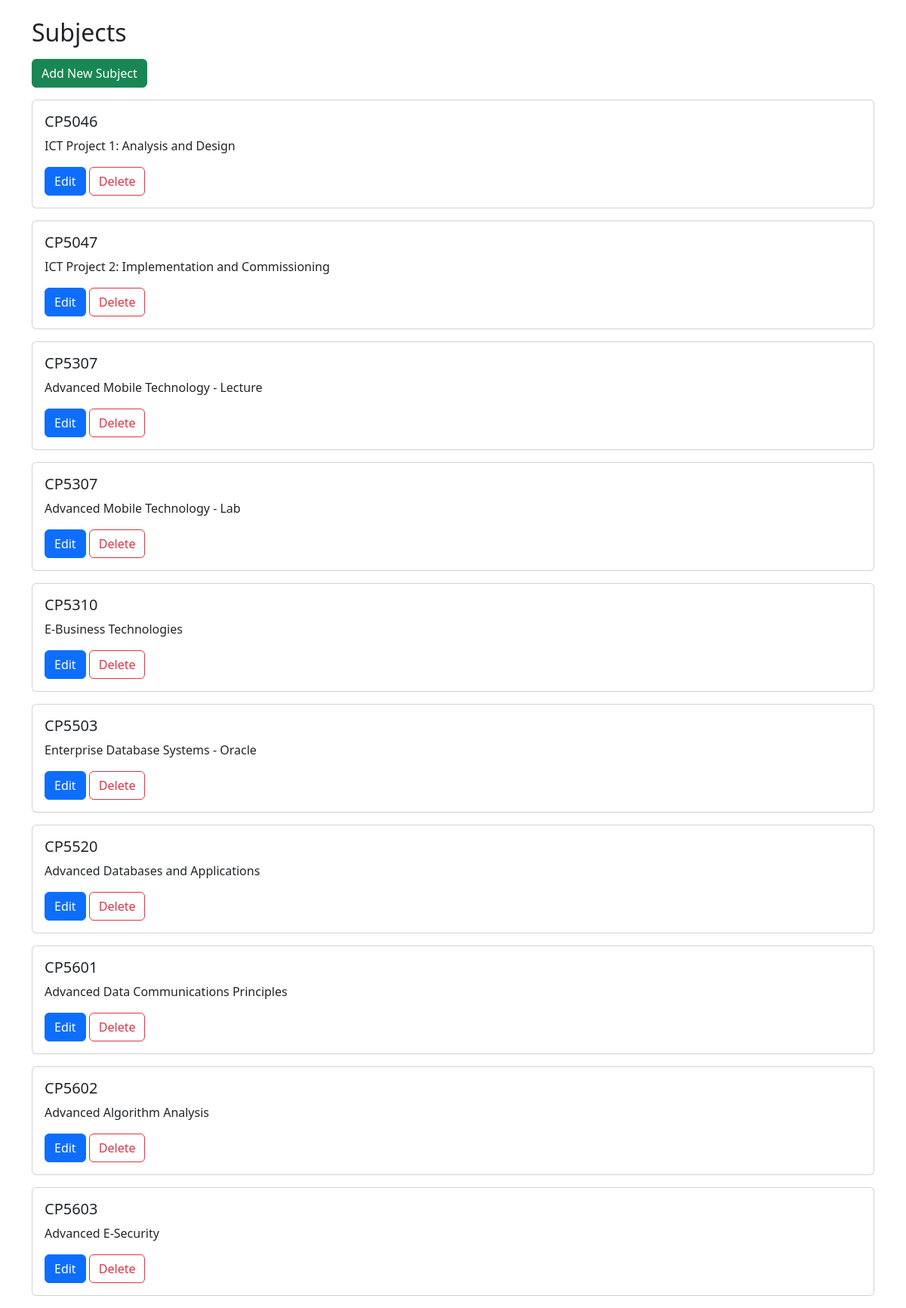
The page /subjects.php (signed in) on the database its author committed.
### tables this page shows
CREATE TABLE `subjects` (
  `id` int(11) NOT NULL,
  `code` text NOT NULL,
  `name` varchar(255) NOT NULL
);

### subjects.php (the view, shortened to what this page needs)
<?php
include 'db.php';
$query = "SELECT * FROM subjects";
$result = mysqli_query($conn, $query);
?>
<!DOCTYPE html>
<html lang="en">
<head>
    <link href="https://cdn.jsdelivr.net/npm/bootstrap@5.3.0/dist/css/bootstrap.min.css" rel="stylesheet">
    <link rel="stylesheet" href="styles/styles.css"/>
</head>
<body>
    <div class="container mt-4">
        <h2>Subjects</h2>
        <button class="btn btn-success mb-3 mt-2" id="addSubjectBtn" data-page="add_subject">Add New Subject</button>
        <div id="notes-list">
            <?php while ($row = mysqli_fetch_assoc($result)): ?>
                <div class="card mb-3">
                    <div class="card-body">
                        <h5 class="card-title"><?= htmlspecialchars($row['code']) ?></h5>
                        <p class="card-text"><?= nl2br(htmlspecialchars($row['name'])) ?></p>
                        <button class="btn btn-primary edit-subject" data-id="<?= $row['id'] ?>" data-bs-toggle="modal" data-bs-target="#editSubjectModal">Edit</button>
                        <button class="btn btn-outline-danger delete-subject" data-id="<?= $row['id'] ?>">Delete</button>
                    </div>
                </div>
            <?php endwhile; ?>
        </div>
    </div>
</body>
</html>

### rows shown on the page
subjects: code "CP5046", name "ICT Project 1: Analysis and Design"
subjects: code "CP5047", name "ICT Project 2: Implementation and Commissioning"
subjects: code "CP5307", name "Advanced Mobile Technology - Lecture"
subjects: code "CP5307", name "Advanced Mobile Technology - Lab"
subjects: code "CP5310", name "E-Business Technologies"
subjects: code "CP5503", name "Enterprise Database Systems - Oracle"
subjects: code "CP5520", name "Advanced Databases and Applications"
subjects: code "CP5601", name "Advanced Data Communications Principles"
subjects: code "CP5602", name "Advanced Algorithm Analysis"
subjects: code "CP5603", name "Advanced E-Security"
